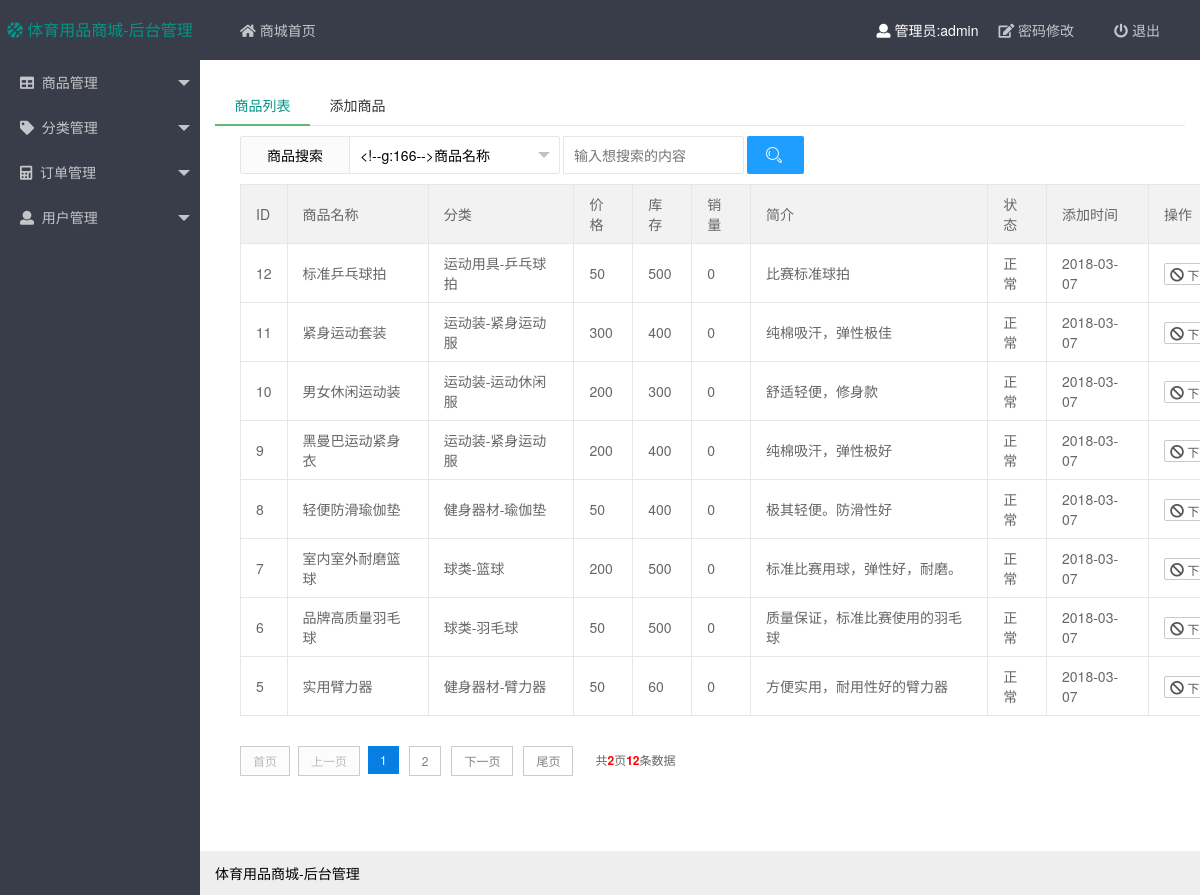
Screenshot of /admin/good_list.php?menu1-1 (signed in) with the database file from the repository.
### tables this page shows
CREATE TABLE `good` (
  `id` int(11) unsigned NOT NULL AUTO_INCREMENT,
  `good_name` varchar(30) NOT NULL COMMENT '商品名称',
  `photo` varchar(255) NOT NULL,
  `price` varchar(12) NOT NULL COMMENT '价格',
  `intro` varchar(255) DEFAULT NULL COMMENT '简介',
  `inventory` int(8) NOT NULL COMMENT '库存',
  `cate_id` varchar(40) NOT NULL COMMENT '所属分类id',
  `color` varchar(255) NOT NULL,
  `size` varchar(255) NOT NULL,
  `create_time` int(11) NOT NULL,
  `delete_time` int(11) NOT NULL,
  `status` char(1) NOT NULL DEFAULT '1' COMMENT '商品状态',
  `sale_count` int(8) NOT NULL DEFAULT '0' COMMENT '销售量',
  PRIMARY KEY (`id`)
);

### public/class/db.php (called while the page is built, shortened)
<?php
  class DB
  {
    private $con;
    public function __construct($dbname)
    {
    	try{
    		$this->con=new PDO("mysql:host=localhost;dbname={$dbname}","root","1c360ee002");
     		$this->con->exec('set names utf8');
    	}catch(Exception $e){
    		echo 'database error: '.$e->getMessage();
    	}
    }
    public function query($sql)
    {
     $stmt=$this->con->query($sql);
     if($stmt)
     {
      return $stmt->fetchAll(PDO::FETCH_ASSOC);
     }
     else
     {
      return $stmt;
     }
    }
    public function rowCount($sql)
    {
    	$stmt=$this->con->query($sql);
      if($stmt === false){
        return 0;
      }else{
        return $stmt->rowCount();
      }
    }
  }
  $_SQL = new DB('sport_shop');
?>

### admin/good_list.php (the view, shortened to what this page needs)
<?php
	require_once('../public/class/db.php');
	require_once('../public/class/pages.php');
	$page = isset($_GET['page'])?$_GET['page']:1;
	$search_type = (isset($_GET['search_type']) && !empty($_GET['search_type']))?$_GET['search_type']:'good_name';
	$search_val = isset($_GET['search_val'])?$_GET['search_val']:'';
 ?>
<!DOCTYPE html>
<html>
<head>
	<?php
		include_once('/include/head.php');
 	?>
</head>
<body class="layui-layout-body">
	<div class="layui-layout layui-layout-admin">
	  	<?php
	  		include_once('/include/header.php');
	  		include_once('/include/aside.php');
	  	 ?>
	 	<div class="layui-body">
	    	<div style="padding: 15px;">
	    		<div class="layui-tab layui-tab-brief">
				  <ul class="layui-tab-title">
				    <li class="layui-this">商品列表</a></li>
				    <li ><a href="/admin/good_add_form.php?menu=1-2">添加商品</a></li>
				  </ul>
				  <div class="layui-tab-content">
				  	<div class="layui-container">
				  		<form class="layui-form layui-form-pane">
						    <label class="layui-form-label">商品搜索</label>
						    <div class="layui-input-inline">
						    </div>
						    <div class="layui-input-inline">
						      <input type="text" name="search_val" value="<?php echo $search_val; ?>" placeholder="输入想搜索的内容" required lay-verify="required" class="layui-input">
						    </div>
						    <div class="layui-input-inline">
						      <button type="submit" lay-submit lay-filter="*" class="layui-btn layui-btn-normal">
						      	<i class="layui-icon">&#xe615;</i>
						      </button>
						    </div>
				     	</form>
				  		<?php
				  			$count = $_SQL->rowCount("SELECT * FROM good WHERE delete_time = 0 and {$search_type} LIKE '%{$search_val}%' ");
					    	$page_size = 8;
					    	$url = "/admin/good_list.php?menu=2-1&search_type={$search_type}&search_val={$search_val}&page={page}";
					    	$begin = $page_size*($page-1);
					   		$good_info = $_SQL->query("SELECT * FROM good WHERE delete_time = 0 and {$search_type} LIKE '%{$search_val}%' ORDER BY create_time DESC LIMIT {$begin},{$page_size}  ");
					  	 ?>
					  	 <table class="layui-table">
						  <thead>
						    <tr>
						      <th>ID</th>
						      <th>商品名称</th>
						      <th>分类</th>
						      <th>价格</th>
						      <th>库存</th>
						      <th>销量</th>
						      <th>简介</th>
						      <th>状态</th>
						      <th>添加时间</th>
						      <th style="min-width: 200px;">操作</th>
						    </tr>
						  </thead>
						  <tbody>
						  	<?php
						  		if(!$good_info){
						  			echo " <p class='tip-info'>无商品信息</p> ";
						  		}else{
						  			foreach ($good_info as $key => $value) {
						  				extract($value);
						  	 ?>
						  	 <tr>
						      <td><?php echo $id; ?></td>
						      <td><?php echo $good_name; ?></td>
						      <td><?php echo $cate_id; ?></td>
						      <td><?php echo $price; ?></td>
						      <td><?php echo $inventory; ?></td>
						      <td><?php echo $sale_count; ?></td>
						      <td><?php echo $intro; ?></td>
						      <td><?php if($status == 1){echo "正常";}else{echo "已下架";} ?></td>
						      <td><?php echo date("Y-m-d",$create_time); ?></td>
						      <td>
						      	<a class="layui-btn layui-btn-primary layui-btn-xs change-btn" status="<?php echo $status; ?>" data-id="<?php echo $id; ?>"><i class="fas fa-<?php if($status == 1){echo 'ban';}else{echo 'sync';} ?>"></i>&nbsp;<?php if($status == 1){echo "下架";}else{echo "恢复";} ?></a>
						      </td>
						    </tr>
							<?php
									}
						  		}
							  ?>
						  </tbody>
						</table>
				     	<div class="page-bar">
				     		<?php
				 		   		if($count > $page_size){
				   					$Page = new Pages($count,$page_size,$page,$url,1);
									echo $Page->p_output();
				   				}
				   		 	?>
				     	</div>
				  	</div>
				  </div>
				</div>
	    	</div>
	  	</div>
	  	<?php
	  		include_once('/include/footer.php');
	  	?>
	</div>
</body>
</html>

### source/css/global.css (style rules this page uses)
.page-bar { text-align: center;margin: 10px auto; }

### rows the page displays
good: id "12", good_name "标准乒乓球拍", cate "运动用具-乒乓球拍", price "50", inventory "500", sale_count "0", intro "比赛标准球拍", status "正常", create_time "2018-03-07"
good: id "11", good_name "紧身运动套装", cate "运动装-紧身运动服", price "300", inventory "400", sale_count "0", intro "纯棉吸汗，弹性极佳", status "正常", create_time "2018-03-07"
good: id "10", good_name "男女休闲运动装", cate "运动装-运动休闲服", price "200", inventory "300", sale_count "0", intro "舒适轻便，修身款", status "正常", create_time "2018-03-07"
good: id "9", good_name "黑曼巴运动紧身衣", cate "运动装-紧身运动服", price "200", inventory "400", sale_count "0", intro "纯棉吸汗，弹性极好", status "正常", create_time "2018-03-07"
good: id "8", good_name "轻便防滑瑜伽垫", cate "健身器材-瑜伽垫", price "50", inventory "400", sale_count "0", intro "极其轻便。防滑性好", status "正常", create_time "2018-03-07"
good: id "7", good_name "室内室外耐磨篮球", cate "球类-篮球", price "200", inventory "500", sale_count "0", intro "标准比赛用球，弹性好，耐磨。", status "正常", create_time "2018-03-07"
good: id "6", good_name "品牌高质量羽毛球", cate "球类-羽毛球", price "50", inventory "500", sale_count "0", intro "质量保证，标准比赛使用的羽毛球", status "正常", create_time "2018-03-07"
good: id "5", good_name "实用臂力器", cate "健身器材-臂力器", price "50", inventory "60", sale_count "0", intro "方便实用，耐用性好的臂力器", status "正常", create_time "2018-03-07"

### other values shown
$_SESSION['admin'] "admin"
$this->p_page_count "2"
$this->p_total "12"
